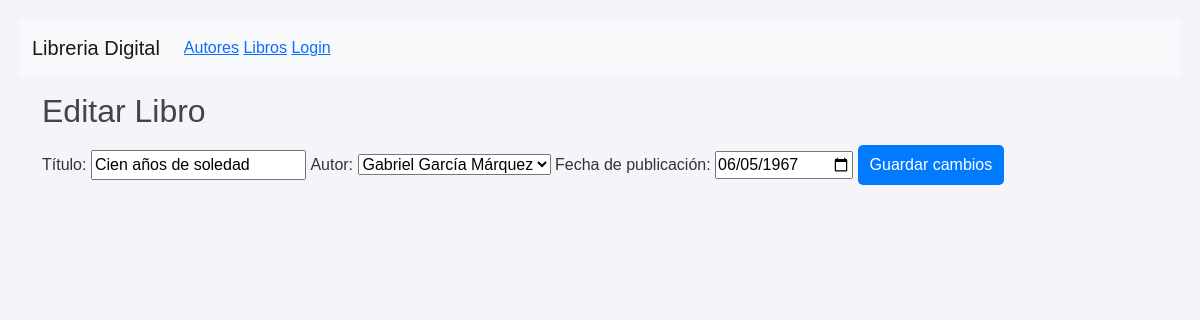
/editBook/1 (signed in), run on the app's committed database.
### tables this page shows
CREATE TABLE `libros` (
  `id` int(11) NOT NULL,
  `titulo` varchar(150) NOT NULL,
  `fecha_de_publicacion` date DEFAULT NULL,
  `disponible` tinyint(1) DEFAULT 1,
  `genero` varchar(100) DEFAULT NULL,
  `autor_id` int(11) DEFAULT NULL
);

CREATE TABLE `autores` (
  `id` int(11) NOT NULL,
  `nombre` varchar(150) NOT NULL,
  `nacionalidad` varchar(80) DEFAULT NULL,
  `fecha_de_nacimiento` date DEFAULT NULL
);

### app/views/panel.view.php (called while the page is built, shortened)
<?php
class PanelView
{
  function ShowEditBookForm($book, $authors)
  {
    include "templates/admin/edit_book.phtml";
  }
}

### app/models/book.model.php (called while the page is built, shortened)
<?php
class BookModel
{
    private $db;
    function __construct()
    {
        $this->db = new PDO(
            "mysql:host=" . DB_HOST . ";dbname=" . DB_NAME . ";charset=utf8",
            DB_USER,
            DB_PASS
        );
    }
    function getBookById($id)
    {
        $query = $this->db->prepare("
            SELECT libros.*, autores.nombre AS autor
            FROM libros
            LEFT JOIN autores ON libros.autor_id = autores.id
            WHERE libros.id = ?
        ");
        $query->execute([$id]);
        return $query->fetch(PDO::FETCH_OBJ);
    }
    function getAuthorsList()
    {
        $query = $this->db->prepare("SELECT id, nombre FROM autores");
        $query->execute();
        return $query->fetchAll(PDO::FETCH_OBJ);
    }
}

### templates/admin/edit_book.phtml (the view)
<?php include __DIR__ . '/../layout/header.phtml'; ?>
<h2>Editar Libro</h2>
<form action="<?= BASE_URL ?>editBook/<?= $book->id ?>" method="POST">
  <label>Título:</label>
  <input type="text" name="titulo" value="<?= htmlspecialchars($book->titulo) ?>" required>
  <label>Autor:</label>
  <select name="autor_id" required>
    <?php foreach ($authors as $author): ?>
      <option value="<?= $author->id ?>" <?= $author->id == $book->autor_id ? 'selected' : '' ?>>
        <?= htmlspecialchars($author->nombre) ?>
      </option>
    <?php endforeach; ?>
  </select>
  <label>Fecha de publicación:</label>
  <input type="date" name="fecha_de_publicacion" value="<?= $book->fecha_de_publicacion ?>" required>
  <button type="submit">Guardar cambios</button>
</form>

### css/style.css (style rules this page uses)
body { font-family: Arial, sans-serif; background-color: #f4f4f9; color: #333; padding: 20px; }
h2, h3 { margin-bottom: 15px; color: #444; }
form button { color: white; gap: 10px; border-radius: 5px; border: none; background-color: #007BFF; padding: 8px 12px; transition: background-color 0.2s; }

### data on the page
libros: titulo "Cien años de soledad", autor_id "Gabriel García Márquez", fecha_de_publicacion "06/05/1967"
